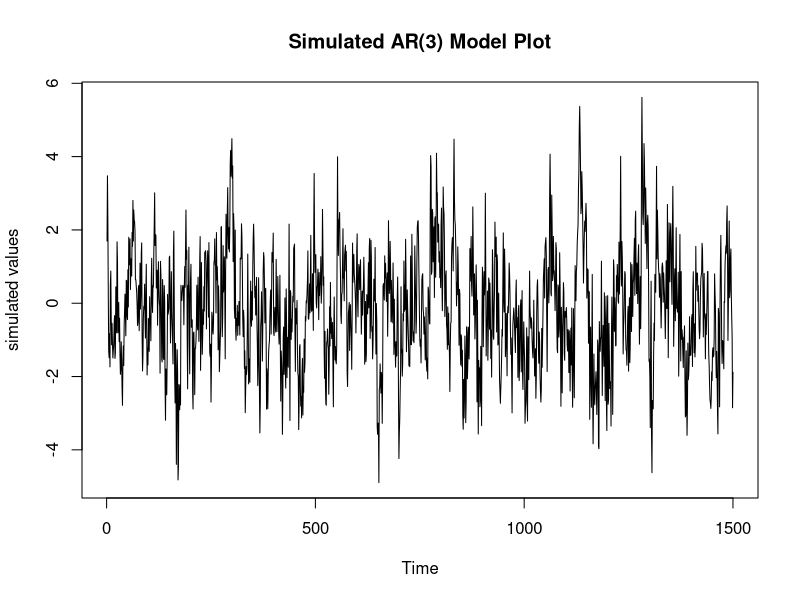
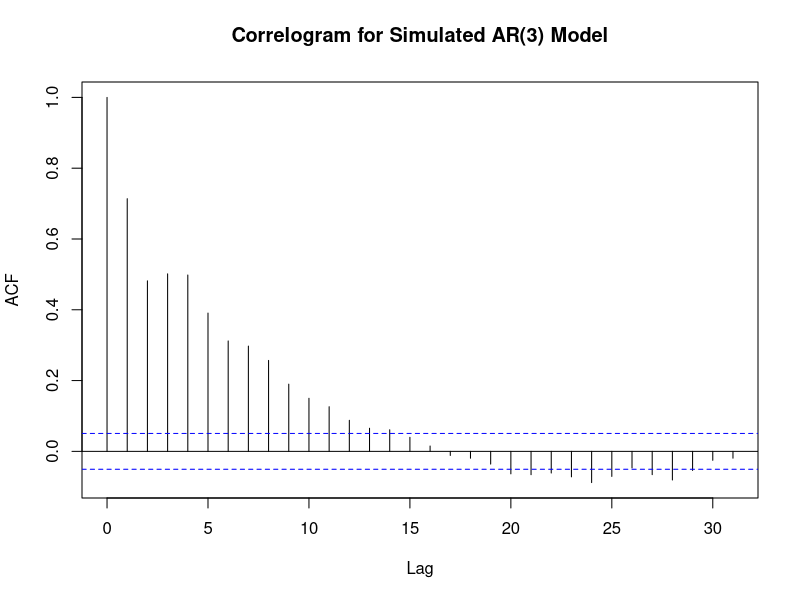
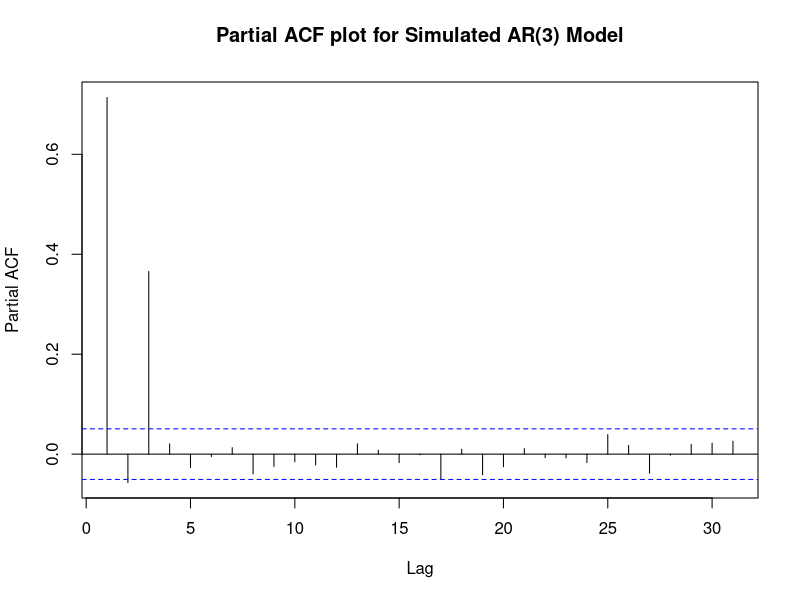

These figures' R source, in order:
## ---- chunk 1
knitr::opts_chunk$set(echo = TRUE)
library(tidyverse)
library(knitr)
library(tseries)
library(zoo)
## ---- chunk 2
set.seed(23456)
sim_series <- arima.sim(list(ar = c(0.8,-1/3,0.6/sqrt(3))),
                        n = 1500)
plot(sim_series,
     ylab = "simulated values",
     main = "Simulated AR(3) Model Plot")
## ---- chunk 3
acf(sim_series,
    main = "Correlogram for Simulated AR(3) Model")
## ---- chunk 4
pacf(sim_series,
    main = "Partial ACF plot for Simulated AR(3) Model")
## ---- chunk 5
ARMA_CSS_ML <- arima(sim_series,
                    order = c(3,0,0),
                    seasonal = c(0,0,0),
                    include.mean = FALSE,
                    method = "CSS-ML")
ARMA_ML <- arima(sim_series,
                    order = c(3,0,0),
                    seasonal = c(0,0,0),
                    include.mean = FALSE,
                    method = "ML")
ARMA_CSS <- arima(sim_series,
                    order = c(3,0,0),
                    seasonal = c(0,0,0),
                    include.mean = FALSE,
                    method = "CSS")
result <- rbind(True_values = c(0.8,round(-1/3,3),round(0.6/sqrt(3),3),0.8^2),
                 CSS_ML = c(0.775,-0.330,0.368,0.996),
                 ML = c(0.775,-0.330,0.368,0.996),
                 CSS = c(0.774,-0.330,0.367,0.994))
colnames(result) <- c("a1","a2","a3","sigma^2")
kable(result)

